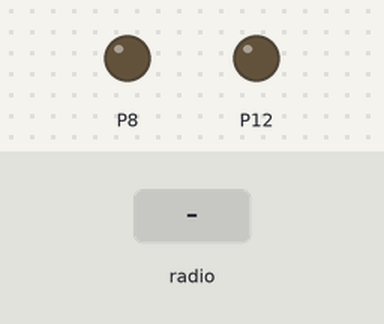
Recording of a program running on a simulated BBC micro:bit running MicroPython. Parts: output pins drawn as LEDs (lit = HIGH). The test bench sets the inputs (shaded band).

Above: at 1.2 s.
1.3 s: radio message "Reset" arrives
At 2.3 s:
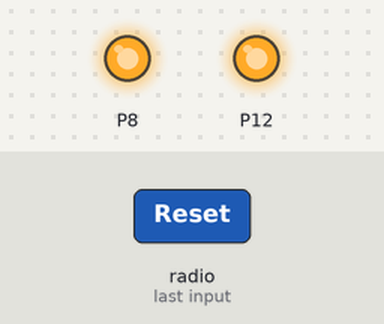
2.8 s: radio message "A" arrives
At 3.4 s:
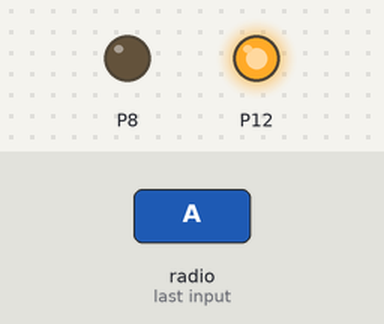
Timing chart, 0 to 5.8 s (numbered marks = the images above; inputs shaded):
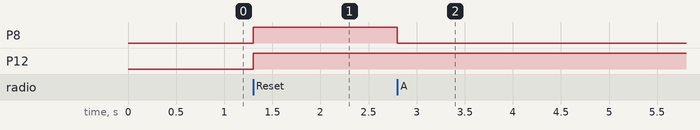

Measured:
- after the input at 1.3 s, P8, P12: LOW → HIGH at once
- after the input at 2.8 s, P8: HIGH → LOW at once

The program:

Receiving_Microbit.py
```python
from microbit import *
import radio

radio.on()
while True:
    incoming = radio.receive()
    if incoming == "A":
        pin8.write_digital(0)
        sleep(250)
    if incoming == "B":
        pin12.write_digital(0)
        sleep(250)
    if incoming == "Reset":
        pin8.write_digital(1)
        pin12.write_digital(1)
        sleep(250)
```
